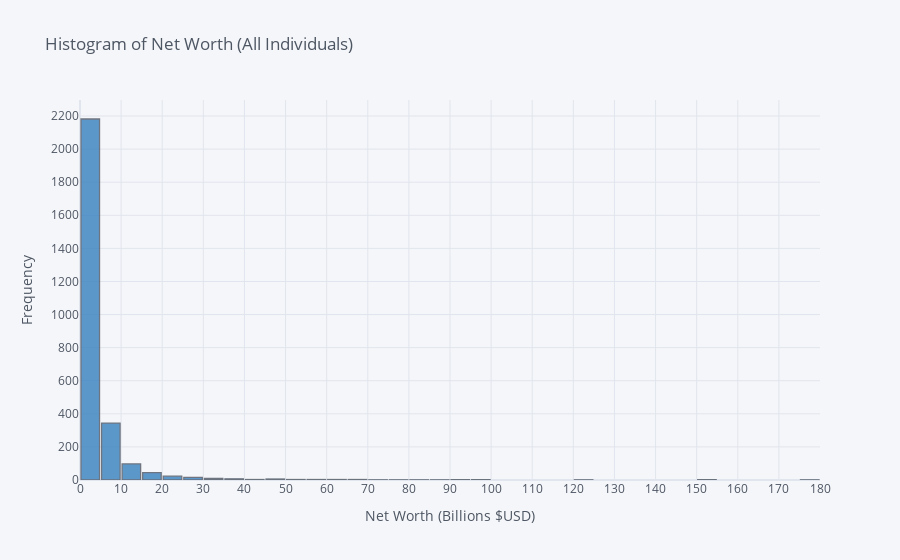
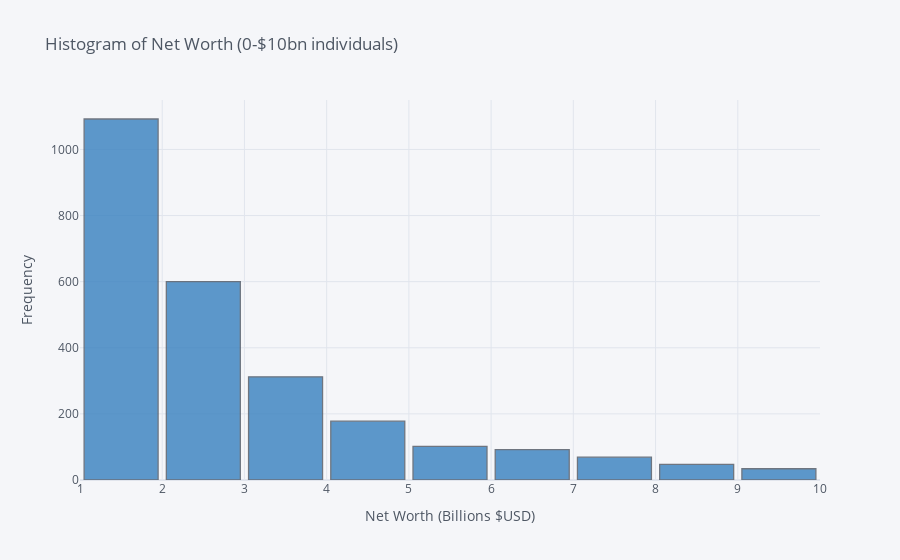

The notebook cell these images were saved under, in order:
### Markdown cell above
## What is the Distribution of Net Worth?

### Code cell
networth_hist_01 = df[['NetWorth']].figure(kind="histogram", 
                        bins=(0, 200, 5), 
                        title="Histogram of Net Worth (All Individuals)", 
                        xTitle="Net Worth (Billions $USD)", 
                        yTitle="Frequency",
                        theme="pearl",
                        color="blue",
                        bargap=0.1,
                        orientation="v",
                        text="NetWorth")

networth_hist_01.update_yaxes(nticks=20)
networth_hist_01.update_xaxes(nticks=20)

networth_hist_02 = df[['NetWorth']].figure(kind="histogram", 
                        bins=(0, 10, 1), 
                        title="Histogram of Net Worth (0-$10bn individuals)", 
                        xTitle="Net Worth (Billions $USD)", 
                        yTitle="Frequency",
                        theme="pearl",
                        color="blue",
                        bargap=0.1,
                        orientation="v",
                        text="NetWorth")

display(networth_hist_01, networth_hist_02)

### Figure 1 — Plotly figure (JSON) as saved in the notebook; plotly's stock layout.template omitted (floating-point values rounded to 4 significant figures; data arrays with more than 128 entries replaced by an {"elided": "..."} marker saying what was removed)
{"data": [{"autobinx": false, "histfunc": "count", "histnorm": "", "marker": {"color": "rgba(55, 128, 191, 1.0)", "line": {"color": "#4D5663", "width": 1.3}}, "name": "NetWorth", "opacity": 0.8, "orientation": "v", "type": "histogram", "x": {"elided": "2755 float values"}, "xbins": {"end": 200, "size": 5, "start": 0}}], "layout": {"bargap": 0.1, "barmode": "overlay", "legend": {"bgcolor": "#F5F6F9", "font": {"color": "#4D5663"}}, "paper_bgcolor": "#F5F6F9", "plot_bgcolor": "#F5F6F9", "title": {"font": {"color": "#4D5663"}, "text": "Histogram of Net Worth (All Individuals)"}, "xaxis": {"gridcolor": "#E1E5ED", "nticks": 20, "showgrid": true, "tickfont": {"color": "#4D5663"}, "title": {"font": {"color": "#4D5663"}, "text": "Net Worth (Billions $USD)"}, "zerolinecolor": "#E1E5ED"}, "yaxis": {"gridcolor": "#E1E5ED", "nticks": 20, "showgrid": true, "tickfont": {"color": "#4D5663"}, "title": {"font": {"color": "#4D5663"}, "text": "Frequency"}, "zerolinecolor": "#E1E5ED"}}}

### Figure 2 — Plotly figure (JSON) as saved in the notebook; plotly's stock layout.template omitted (floating-point values rounded to 4 significant figures; data arrays with more than 128 entries replaced by an {"elided": "..."} marker saying what was removed)
{"data": [{"autobinx": false, "histfunc": "count", "histnorm": "", "marker": {"color": "rgba(55, 128, 191, 1.0)", "line": {"color": "#4D5663", "width": 1.3}}, "name": "NetWorth", "opacity": 0.8, "orientation": "v", "type": "histogram", "x": {"elided": "2755 float values"}, "xbins": {"end": 10, "size": 1, "start": 0}}], "layout": {"bargap": 0.1, "barmode": "overlay", "legend": {"bgcolor": "#F5F6F9", "font": {"color": "#4D5663"}}, "paper_bgcolor": "#F5F6F9", "plot_bgcolor": "#F5F6F9", "title": {"font": {"color": "#4D5663"}, "text": "Histogram of Net Worth (0-$10bn individuals)"}, "xaxis": {"gridcolor": "#E1E5ED", "showgrid": true, "tickfont": {"color": "#4D5663"}, "title": {"font": {"color": "#4D5663"}, "text": "Net Worth (Billions $USD)"}, "zerolinecolor": "#E1E5ED"}, "yaxis": {"gridcolor": "#E1E5ED", "showgrid": true, "tickfont": {"color": "#4D5663"}, "title": {"font": {"color": "#4D5663"}, "text": "Frequency"}, "zerolinecolor": "#E1E5ED"}}}
